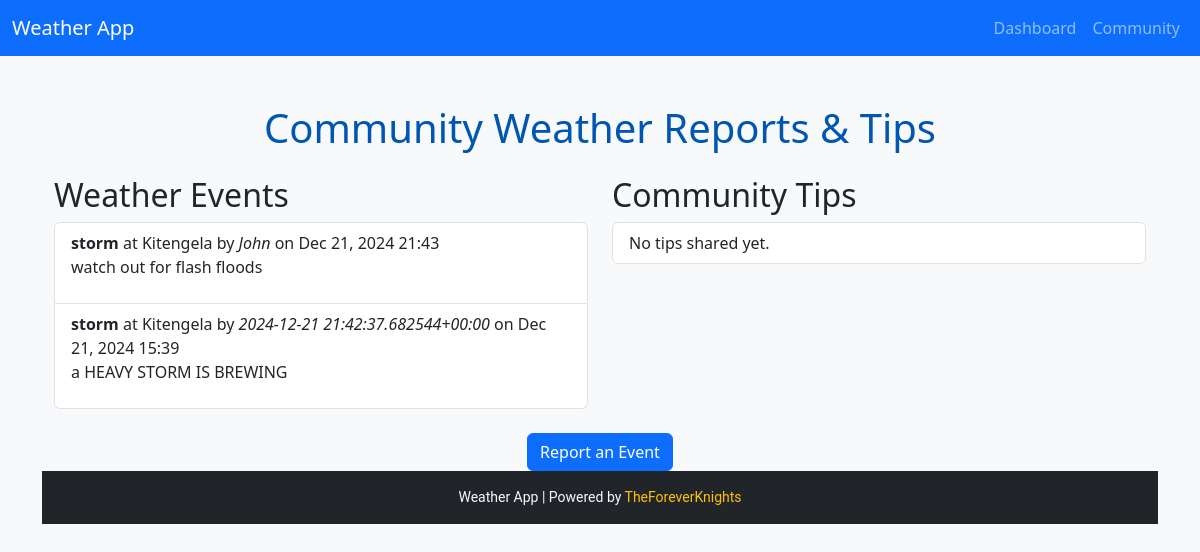
/community/, run on the app's committed database.
### community/models.py (models this page shows, shortened)
class WeatherEvent(models.Model):
    name = models.CharField(max_length=100)  # New field for user's name
    location = models.CharField(max_length=100)
    event_type = models.CharField(max_length=50, choices=[
        ('hail', 'Hail'),
        ('flood', 'Flood'),
        ('storm', 'Storm'),
        ('heatwave', 'Heatwave'),
    ])
    description = models.TextField()
    created_at = models.DateTimeField(default=now)  # Default value

### community/views.py (the view)
# urls.py: path('', views.community_home, name='community_home'),
def community_home(request):
    events = WeatherEvent.objects.all().order_by('-created_at')[:10]  # Limit to latest 10
    tips = CommunityTip.objects.all().order_by('-created_at')[:10]  # Limit to latest 10
    return render(request, 'community/community_home.html', {
        'events': events,
        'tips': tips,
    })

### community/templates/community/community_home.html (shortened to what this page needs)
{% extends 'base.html' %}
{% block content %}
<div class="container mt-4">
    <h1 class="text-center mb-4">Community Weather Reports & Tips</h1>
    <div class="row">
    <div class="col-md-6">
        <h2>Weather Events</h2>
        <ul class="list-group">
            {% for event in events %}
            <li class="list-group-item">
                <strong>{{ event.event_type }}</strong> at {{ event.location }}
                by <em>{{ event.name }}</em> on {{ event.created_at|date:"M d, Y H:i" }}
                <p>{{ event.description }}</p>
            </li>
            {% empty %}
            <li class="list-group-item">No weather events reported yet.</li>
            {% endfor %}
        </ul>
    </div>
    <div class="col-md-6">
        <h2>Community Tips</h2>
        <ul class="list-group">
            {% for tip in tips %}
            <li class="list-group-item">
                <strong>{{ tip.title }}</strong> by <em>{{ tip.name }}</em>
                on {{ tip.created_at|date:"M d, Y H:i" }}
                <p>{{ tip.content }}</p>
            </li>
            {% empty %}
            <li class="list-group-item">No tips shared yet.</li>
            {% endfor %}
        </ul>
    </div>
    <div class="text-center mt-4">
        <a href="{% url 'community:report_event' %}" class="btn btn-primary">Report an Event</a>
    </div>
</div>
{% endblock %}

### weather_app/static/css/styles.css (style rules this page uses)
body { background-color: #f8f9fa; }
h1, h4 { color: #0056b3; }

### data on the page
WeatherEvent: event_type "storm", location "Kitengela", name "John", created_at "Dec 21, 2024 21:43", description "watch out for flash floods"
WeatherEvent: event_type "storm", location "Kitengela", name "2024-12-21 21:42:37.682544+00:00", created_at "Dec 21, 2024 15:39", description "a HEAVY STORM IS BREWING"
